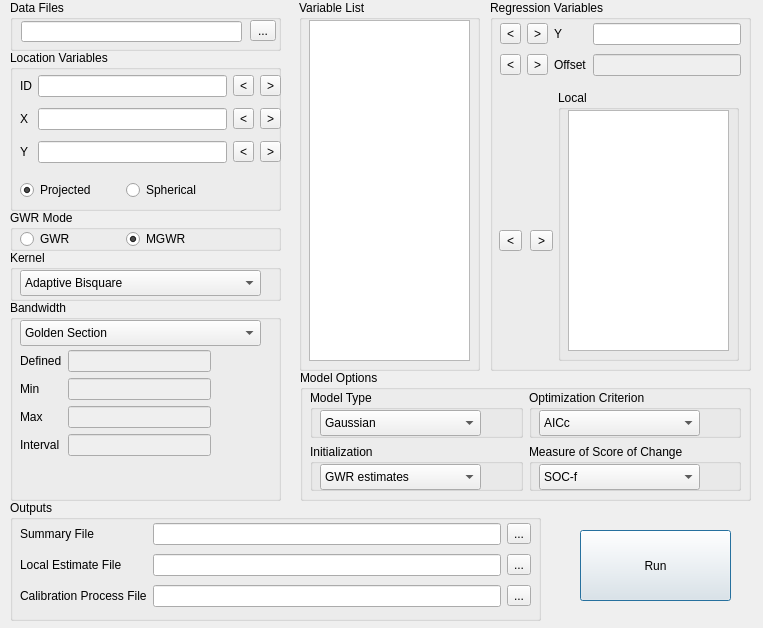
<?xml version="1.0" encoding="UTF-8"?>
<ui version="4.0">
 <class>Dialog</class>
 <widget class="QDialog" name="Dialog">
  <property name="geometry">
   <rect>
    <x>0</x>
    <y>0</y>
    <width>763</width>
    <height>628</height>
   </rect>
  </property>
  <property name="sizePolicy">
   <sizepolicy hsizetype="Fixed" vsizetype="Fixed">
    <horstretch>0</horstretch>
    <verstretch>0</verstretch>
   </sizepolicy>
  </property>
  <property name="windowTitle">
   <string>MGWR</string>
  </property>
  <property name="layoutDirection">
   <enum>Qt::LeftToRight</enum>
  </property>
  <property name="autoFillBackground">
   <bool>false</bool>
  </property>
  <widget class="QGroupBox" name="groupBox_2">
   <property name="geometry">
    <rect>
     <x>299</x>
     <y>0</y>
     <width>181</width>
     <height>371</height>
    </rect>
   </property>
   <property name="title">
    <string>Variable List</string>
   </property>
   <widget class="QListWidget" name="variableList">
    <property name="geometry">
     <rect>
      <x>10</x>
      <y>20</y>
      <width>161</width>
      <height>341</height>
     </rect>
    </property>
    <property name="focusPolicy">
     <enum>Qt::ClickFocus</enum>
    </property>
    <property name="frameShape">
     <enum>QFrame::StyledPanel</enum>
    </property>
    <property name="editTriggers">
     <set>QAbstractItemView::NoEditTriggers</set>
    </property>
    <property name="dragEnabled">
     <bool>false</bool>
    </property>
    <property name="dragDropMode">
     <enum>QAbstractItemView::NoDragDrop</enum>
    </property>
    <property name="selectionMode">
     <enum>QAbstractItemView::ExtendedSelection</enum>
    </property>
    <property name="resizeMode">
     <enum>QListView::Fixed</enum>
    </property>
   </widget>
  </widget>
  <widget class="QGroupBox" name="groupBox_6">
   <property name="geometry">
    <rect>
     <x>490</x>
     <y>0</y>
     <width>261</width>
     <height>371</height>
    </rect>
   </property>
   <property name="title">
    <string>Regression Variables</string>
   </property>
   <widget class="QWidget" name="gridLayoutWidget">
    <property name="geometry">
     <rect>
      <x>10</x>
      <y>20</y>
      <width>241</width>
      <height>61</height>
     </rect>
    </property>
    <layout class="QGridLayout" name="gridLayout">
     <item row="0" column="0">
      <widget class="QToolButton" name="removeY">
       <property name="text">
        <string>&lt;</string>
       </property>
      </widget>
     </item>
     <item row="1" column="2">
      <widget class="QLabel" name="label_5">
       <property name="text">
        <string>Offset</string>
       </property>
      </widget>
     </item>
     <item row="1" column="3">
      <widget class="QLineEdit" name="OffsetLabel">
       <property name="enabled">
        <bool>false</bool>
       </property>
       <property name="focusPolicy">
        <enum>Qt::ClickFocus</enum>
       </property>
      </widget>
     </item>
     <item row="0" column="1">
      <widget class="QToolButton" name="addY">
       <property name="text">
        <string>&gt;</string>
       </property>
      </widget>
     </item>
     <item row="0" column="3">
      <widget class="QLineEdit" name="responseLabel">
       <property name="focusPolicy">
        <enum>Qt::ClickFocus</enum>
       </property>
       <property name="readOnly">
        <bool>true</bool>
       </property>
      </widget>
     </item>
     <item row="1" column="1">
      <widget class="QToolButton" name="addOffset">
       <property name="text">
        <string>&gt;</string>
       </property>
      </widget>
     </item>
     <item row="0" column="2">
      <widget class="QLabel" name="label_4">
       <property name="text">
        <string>Y</string>
       </property>
      </widget>
     </item>
     <item row="1" column="0">
      <widget class="QToolButton" name="removeOffset">
       <property name="text">
        <string>&lt;</string>
       </property>
      </widget>
     </item>
    </layout>
   </widget>
   <widget class="QGroupBox" name="groupBox_3">
    <property name="geometry">
     <rect>
      <x>68</x>
      <y>90</y>
      <width>181</width>
      <height>271</height>
     </rect>
    </property>
    <property name="title">
     <string>Local</string>
    </property>
    <widget class="QListWidget" name="localList">
     <property name="geometry">
      <rect>
       <x>10</x>
       <y>20</y>
       <width>161</width>
       <height>241</height>
      </rect>
     </property>
     <property name="focusPolicy">
      <enum>Qt::ClickFocus</enum>
     </property>
     <property name="editTriggers">
      <set>QAbstractItemView::NoEditTriggers</set>
     </property>
     <property name="selectionMode">
      <enum>QAbstractItemView::ExtendedSelection</enum>
     </property>
    </widget>
   </widget>
   <widget class="QToolButton" name="removeLocal">
    <property name="geometry">
     <rect>
      <x>9</x>
      <y>230</y>
      <width>23</width>
      <height>21</height>
     </rect>
    </property>
    <property name="text">
     <string>&lt;</string>
    </property>
   </widget>
   <widget class="QToolButton" name="addLocal">
    <property name="geometry">
     <rect>
      <x>40</x>
      <y>230</y>
      <width>23</width>
      <height>21</height>
     </rect>
    </property>
    <property name="text">
     <string>&gt;</string>
    </property>
   </widget>
  </widget>
  <widget class="QGroupBox" name="groupBox_7">
   <property name="geometry">
    <rect>
     <x>10</x>
     <y>210</y>
     <width>271</width>
     <height>41</height>
    </rect>
   </property>
   <property name="title">
    <string>GWR Mode</string>
   </property>
   <widget class="QWidget" name="horizontalLayoutWidget_2">
    <property name="geometry">
     <rect>
      <x>10</x>
      <y>20</y>
      <width>205</width>
      <height>18</height>
     </rect>
    </property>
    <layout class="QHBoxLayout" name="horizontalLayout_2">
     <item>
      <widget class="QRadioButton" name="isGWRRBTN">
       <property name="enabled">
        <bool>true</bool>
       </property>
       <property name="text">
        <string>GWR</string>
       </property>
       <property name="checkable">
        <bool>true</bool>
       </property>
       <property name="checked">
        <bool>false</bool>
       </property>
      </widget>
     </item>
     <item>
      <widget class="QRadioButton" name="isMGWRRBTN">
       <property name="text">
        <string>MGWR</string>
       </property>
       <property name="checked">
        <bool>true</bool>
       </property>
      </widget>
     </item>
    </layout>
   </widget>
  </widget>
  <widget class="QGroupBox" name="kernelDropdownGrou">
   <property name="geometry">
    <rect>
     <x>10</x>
     <y>250</y>
     <width>271</width>
     <height>51</height>
    </rect>
   </property>
   <property name="title">
    <string>Kernel</string>
   </property>
   <widget class="QComboBox" name="kernelDropdown">
    <property name="geometry">
     <rect>
      <x>10</x>
      <y>20</y>
      <width>241</width>
      <height>26</height>
     </rect>
    </property>
    <item>
     <property name="text">
      <string>Adaptive Bisquare</string>
     </property>
    </item>
    <item>
     <property name="text">
      <string>Adaptive Gaussian</string>
     </property>
    </item>
    <item>
     <property name="text">
      <string>Adaptive Exponential</string>
     </property>
    </item>
    <item>
     <property name="text">
      <string>Fixed Bisquare</string>
     </property>
    </item>
    <item>
     <property name="text">
      <string>Fixed Gaussian</string>
     </property>
    </item>
    <item>
     <property name="text">
      <string>Fixed Exponential</string>
     </property>
    </item>
   </widget>
  </widget>
  <widget class="QGroupBox" name="groupBox_9">
   <property name="geometry">
    <rect>
     <x>10</x>
     <y>300</y>
     <width>271</width>
     <height>201</height>
    </rect>
   </property>
   <property name="title">
    <string>Bandwidth</string>
   </property>
   <widget class="QComboBox" name="bwDropdown">
    <property name="geometry">
     <rect>
      <x>10</x>
      <y>20</y>
      <width>241</width>
      <height>26</height>
     </rect>
    </property>
    <item>
     <property name="text">
      <string>Golden Section</string>
     </property>
    </item>
    <item>
     <property name="text">
      <string>Interval Search</string>
     </property>
    </item>
    <item>
     <property name="text">
      <string>Pre-defiend bandwidth</string>
     </property>
    </item>
   </widget>
   <widget class="QWidget" name="formLayoutWidget">
    <property name="geometry">
     <rect>
      <x>10</x>
      <y>50</y>
      <width>191</width>
      <height>141</height>
     </rect>
    </property>
    <layout class="QFormLayout" name="formLayout">
     <item row="0" column="0">
      <widget class="QLabel" name="label_6">
       <property name="text">
        <string>Defined</string>
       </property>
      </widget>
     </item>
     <item row="0" column="1">
      <widget class="QLineEdit" name="bwPreDefined">
       <property name="enabled">
        <bool>false</bool>
       </property>
      </widget>
     </item>
     <item row="1" column="1">
      <widget class="QLineEdit" name="bwMin">
       <property name="enabled">
        <bool>false</bool>
       </property>
      </widget>
     </item>
     <item row="2" column="1">
      <widget class="QLineEdit" name="bwMax">
       <property name="enabled">
        <bool>false</bool>
       </property>
      </widget>
     </item>
     <item row="3" column="1">
      <widget class="QLineEdit" name="bwInterval">
       <property name="enabled">
        <bool>false</bool>
       </property>
      </widget>
     </item>
     <item row="1" column="0">
      <widget class="QLabel" name="label_9">
       <property name="text">
        <string>Min</string>
       </property>
      </widget>
     </item>
     <item row="2" column="0">
      <widget class="QLabel" name="label_10">
       <property name="text">
        <string>Max</string>
       </property>
      </widget>
     </item>
     <item row="3" column="0">
      <widget class="QLabel" name="label_11">
       <property name="text">
        <string>Interval</string>
       </property>
      </widget>
     </item>
    </layout>
   </widget>
  </widget>
  <widget class="QGroupBox" name="groupBox_4">
   <property name="geometry">
    <rect>
     <x>10</x>
     <y>50</y>
     <width>271</width>
     <height>161</height>
    </rect>
   </property>
   <property name="title">
    <string>Location Variables</string>
   </property>
   <widget class="QWidget" name="horizontalLayoutWidget">
    <property name="geometry">
     <rect>
      <x>10</x>
      <y>130</y>
      <width>205</width>
      <height>21</height>
     </rect>
    </property>
    <layout class="QHBoxLayout" name="horizontalLayout">
     <item>
      <widget class="QRadioButton" name="isPrjCoorRBTN">
       <property name="text">
        <string>Projected</string>
       </property>
       <property name="checked">
        <bool>true</bool>
       </property>
      </widget>
     </item>
     <item>
      <widget class="QRadioButton" name="isSphCoorRBTN">
       <property name="text">
        <string>Spherical</string>
       </property>
      </widget>
     </item>
    </layout>
   </widget>
   <widget class="QWidget" name="gridLayoutWidget_4">
    <property name="geometry">
     <rect>
      <x>10</x>
      <y>20</y>
      <width>261</width>
      <height>101</height>
     </rect>
    </property>
    <layout class="QGridLayout" name="gridLayout_4">
     <item row="2" column="3">
      <widget class="QToolButton" name="removeYCoor">
       <property name="text">
        <string>&gt;</string>
       </property>
      </widget>
     </item>
     <item row="0" column="2">
      <widget class="QToolButton" name="addID">
       <property name="text">
        <string>&lt;</string>
       </property>
      </widget>
     </item>
     <item row="2" column="0">
      <widget class="QLabel" name="label_3">
       <property name="text">
        <string>Y</string>
       </property>
      </widget>
     </item>
     <item row="0" column="0">
      <widget class="QLabel" name="label">
       <property name="text">
        <string>ID</string>
       </property>
      </widget>
     </item>
     <item row="0" column="1">
      <widget class="QLineEdit" name="idLabel">
       <property name="text">
        <string/>
       </property>
       <property name="dragEnabled">
        <bool>true</bool>
       </property>
       <property name="readOnly">
        <bool>true</bool>
       </property>
      </widget>
     </item>
     <item row="1" column="0">
      <widget class="QLabel" name="label_2">
       <property name="text">
        <string>X</string>
       </property>
      </widget>
     </item>
     <item row="2" column="1">
      <widget class="QLineEdit" name="yCoorLabel">
       <property name="readOnly">
        <bool>true</bool>
       </property>
      </widget>
     </item>
     <item row="1" column="2">
      <widget class="QToolButton" name="addXCoor">
       <property name="text">
        <string>&lt;</string>
       </property>
      </widget>
     </item>
     <item row="1" column="3">
      <widget class="QToolButton" name="removeXCoor">
       <property name="text">
        <string>&gt;</string>
       </property>
      </widget>
     </item>
     <item row="2" column="2">
      <widget class="QToolButton" name="addYCoor">
       <property name="text">
        <string>&lt;</string>
       </property>
      </widget>
     </item>
     <item row="1" column="1">
      <widget class="QLineEdit" name="xCoorLabel">
       <property name="readOnly">
        <bool>true</bool>
       </property>
      </widget>
     </item>
     <item row="0" column="3">
      <widget class="QToolButton" name="removeID">
       <property name="text">
        <string>&gt;</string>
       </property>
      </widget>
     </item>
    </layout>
   </widget>
  </widget>
  <widget class="QGroupBox" name="groupBox">
   <property name="geometry">
    <rect>
     <x>10</x>
     <y>0</y>
     <width>271</width>
     <height>51</height>
    </rect>
   </property>
   <property name="title">
    <string>Data Files</string>
   </property>
   <widget class="QToolButton" name="openDataBTN">
    <property name="geometry">
     <rect>
      <x>240</x>
      <y>20</y>
      <width>26</width>
      <height>21</height>
     </rect>
    </property>
    <property name="text">
     <string>...</string>
    </property>
    <property name="toolButtonStyle">
     <enum>Qt::ToolButtonIconOnly</enum>
    </property>
   </widget>
   <widget class="QLineEdit" name="openDataPath">
    <property name="geometry">
     <rect>
      <x>11</x>
      <y>21</y>
      <width>221</width>
      <height>21</height>
     </rect>
    </property>
   </widget>
  </widget>
  <widget class="QGroupBox" name="groupBox_10">
   <property name="geometry">
    <rect>
     <x>300</x>
     <y>370</y>
     <width>451</width>
     <height>131</height>
    </rect>
   </property>
   <property name="title">
    <string>Model Options</string>
   </property>
   <widget class="QWidget" name="gridLayoutWidget_5">
    <property name="geometry">
     <rect>
      <x>10</x>
      <y>20</y>
      <width>431</width>
      <height>101</height>
     </rect>
    </property>
    <layout class="QGridLayout" name="gridLayout_5">
     <item row="0" column="2">
      <widget class="QGroupBox" name="groupBox_11">
       <property name="title">
        <string>Optimization Criterion</string>
       </property>
       <widget class="QComboBox" name="optimCriDropdown">
        <property name="geometry">
         <rect>
          <x>10</x>
          <y>20</y>
          <width>161</width>
          <height>26</height>
         </rect>
        </property>
        <item>
         <property name="text">
          <string>AICc</string>
         </property>
        </item>
        <item>
         <property name="text">
          <string>AIC</string>
         </property>
        </item>
        <item>
         <property name="text">
          <string>BIC</string>
         </property>
        </item>
        <item>
         <property name="text">
          <string>CV</string>
         </property>
        </item>
       </widget>
      </widget>
     </item>
     <item row="0" column="1">
      <widget class="QGroupBox" name="groupBox_12">
       <property name="title">
        <string>Model Type</string>
       </property>
       <widget class="QComboBox" name="modelTypeDropdown">
        <property name="geometry">
         <rect>
          <x>10</x>
          <y>20</y>
          <width>161</width>
          <height>26</height>
         </rect>
        </property>
        <item>
         <property name="text">
          <string>Gaussian</string>
         </property>
        </item>
       </widget>
      </widget>
     </item>
     <item row="1" column="1">
      <widget class="QGroupBox" name="groupBox_15">
       <property name="title">
        <string>Initialization</string>
       </property>
       <widget class="QComboBox" name="initDropDown">
        <property name="geometry">
         <rect>
          <x>10</x>
          <y>20</y>
          <width>161</width>
          <height>26</height>
         </rect>
        </property>
        <item>
         <property name="text">
          <string>GWR estimates</string>
         </property>
        </item>
        <item>
         <property name="text">
          <string>OLS estimates</string>
         </property>
        </item>
       </widget>
      </widget>
     </item>
     <item row="1" column="2">
      <widget class="QGroupBox" name="groupBox_14">
       <property name="title">
        <string>Measure of Score of Change</string>
       </property>
       <widget class="QComboBox" name="SOCDropdown">
        <property name="geometry">
         <rect>
          <x>10</x>
          <y>20</y>
          <width>161</width>
          <height>26</height>
         </rect>
        </property>
        <item>
         <property name="text">
          <string>SOC-f</string>
         </property>
        </item>
        <item>
         <property name="text">
          <string>SOC-RSS</string>
         </property>
        </item>
       </widget>
      </widget>
     </item>
    </layout>
   </widget>
  </widget>
  <widget class="QPushButton" name="runBTN">
   <property name="geometry">
    <rect>
     <x>580</x>
     <y>530</y>
     <width>151</width>
     <height>71</height>
    </rect>
   </property>
   <property name="text">
    <string>Run</string>
   </property>
  </widget>
  <widget class="QGroupBox" name="groupBox_13">
   <property name="geometry">
    <rect>
     <x>10</x>
     <y>500</y>
     <width>531</width>
     <height>121</height>
    </rect>
   </property>
   <property name="title">
    <string>Outputs</string>
   </property>
   <widget class="QWidget" name="gridLayoutWidget_3">
    <property name="geometry">
     <rect>
      <x>10</x>
      <y>20</y>
      <width>511</width>
      <height>91</height>
     </rect>
    </property>
    <layout class="QGridLayout" name="gridLayout_3">
     <item row="0" column="1">
      <widget class="QLineEdit" name="sumFileSavePath">
       <property name="readOnly">
        <bool>true</bool>
       </property>
      </widget>
     </item>
     <item row="1" column="1">
      <widget class="QLineEdit" name="betaFileSavePath">
       <property name="readOnly">
        <bool>true</bool>
       </property>
      </widget>
     </item>
     <item row="1" column="2">
      <widget class="QToolButton" name="saveBetasBTN">
       <property name="text">
        <string>...</string>
       </property>
      </widget>
     </item>
     <item row="1" column="0">
      <widget class="QLabel" name="label_8">
       <property name="text">
        <string>Local Estimate File</string>
       </property>
      </widget>
     </item>
     <item row="0" column="0">
      <widget class="QLabel" name="label_7">
       <property name="text">
        <string>Summary File</string>
       </property>
      </widget>
     </item>
     <item row="0" column="2">
      <widget class="QToolButton" name="saveSumBTN">
       <property name="text">
        <string>...</string>
       </property>
      </widget>
     </item>
     <item row="2" column="0">
      <widget class="QLabel" name="label_12">
       <property name="text">
        <string>Calibration Process File</string>
       </property>
      </widget>
     </item>
     <item row="2" column="1">
      <widget class="QLineEdit" name="processFileSavePath">
       <property name="readOnly">
        <bool>true</bool>
       </property>
      </widget>
     </item>
     <item row="2" column="2">
      <widget class="QToolButton" name="saveProcessBTN">
       <property name="text">
        <string>...</string>
       </property>
      </widget>
     </item>
    </layout>
   </widget>
  </widget>
 </widget>
 <resources/>
 <connections/>
</ui>
